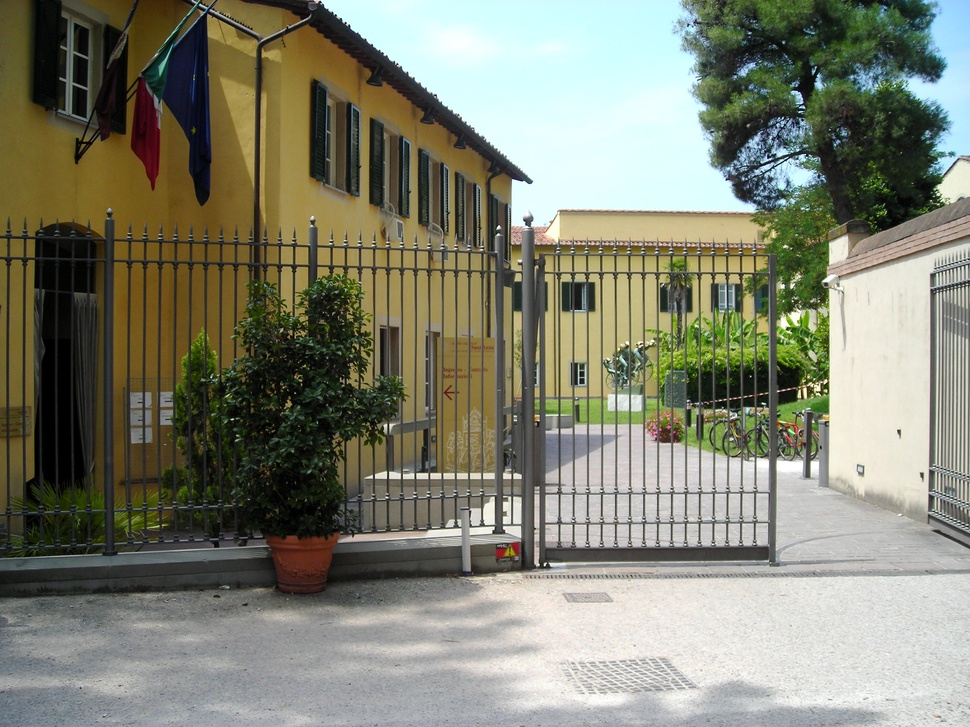
#> input picture LESSON_1/test.jpg, 970 x 727 px, shrunk from 2816 x 2112 before the run, found by its file name
$ jupyter execute image.ipynb   (shell and % lines are left out)
#> lines starting #> are read from the running program, lines starting #| are printed output that depends on the picture
#> further down, im is the input picture: shape (727, 970, 3); mean R, G, B 128.8, 130.1, 113.5
[cell 1]
import numpy as np
import matplotlib.pyplot as plt
from urllib.request import urlopen
from hurry.filesize import size

[cell 2]
def rgb2gray(rgb):
    r, g, b = rgb[:,:,0], rgb[:,:,1], rgb[:,:,2]
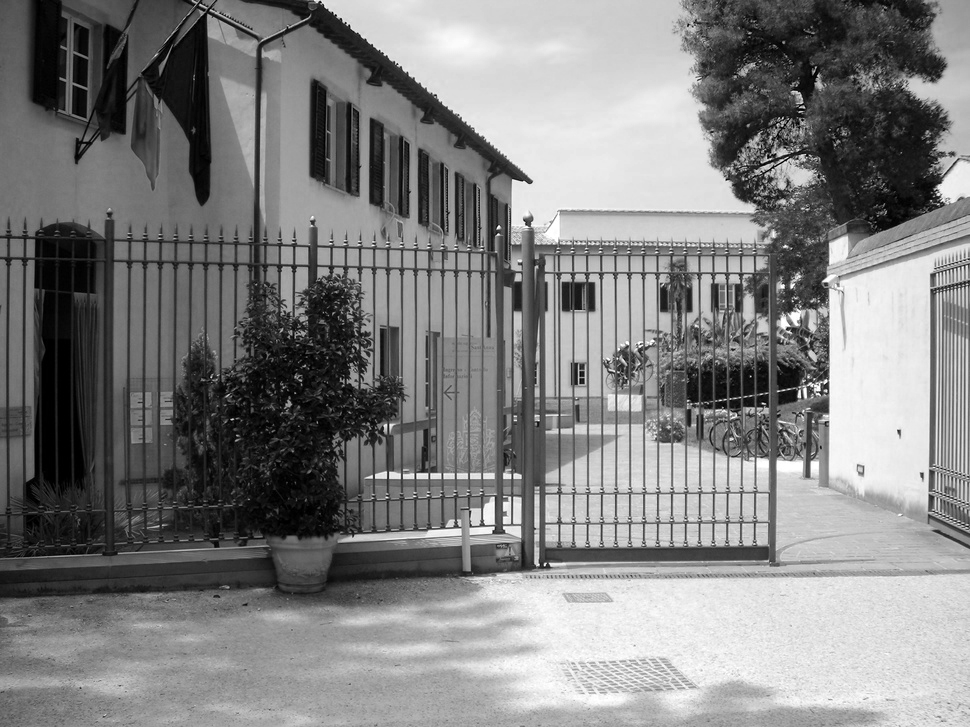
#> r: shape (727, 970); min 0, max 255, mean 128.8
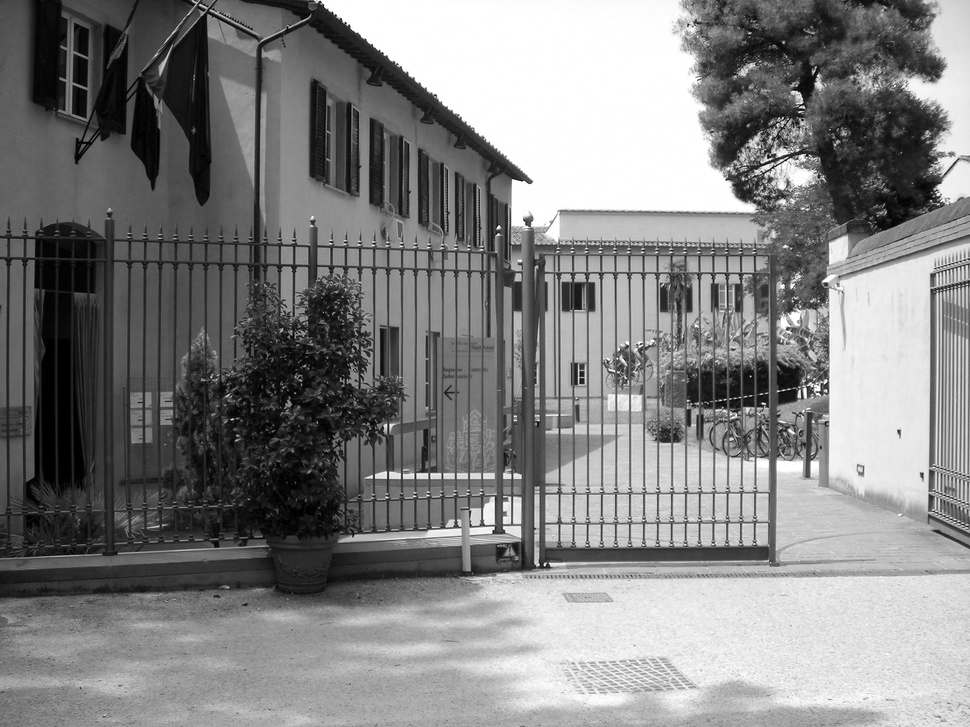
#> g: shape (727, 970); min 0, max 255, mean 130.1
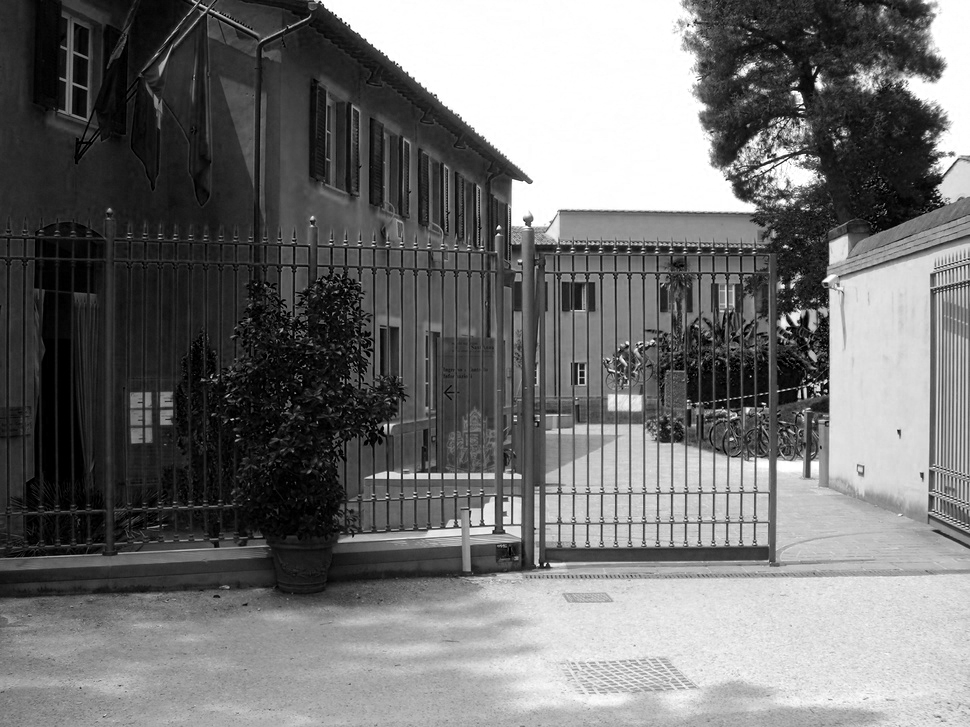
#> b: shape (727, 970); min 0, max 255, mean 113.5
    gray = 0.2989 * r + 0.5870 * g + 0.1140 * b
    return gray
f = urlopen("https://github.com/giovastabile/DataDrivenAllieviOrdinariExercises/blob/master/LESSON_1/test.jpg?raw=true")

[cell 3]
im = plt.imread(f,format="jpeg")
im = rgb2gray(im)
w,lamda,v = np.linalg.svd(im)
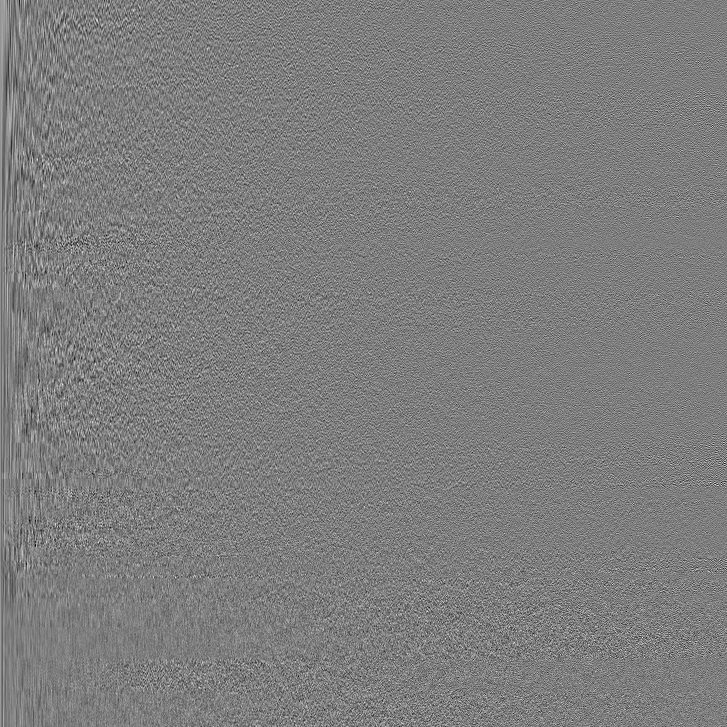
#> w: shape (727, 727) float64; min -0.219, max 0.225, mean 4.94e-05; drawn with min black and max white
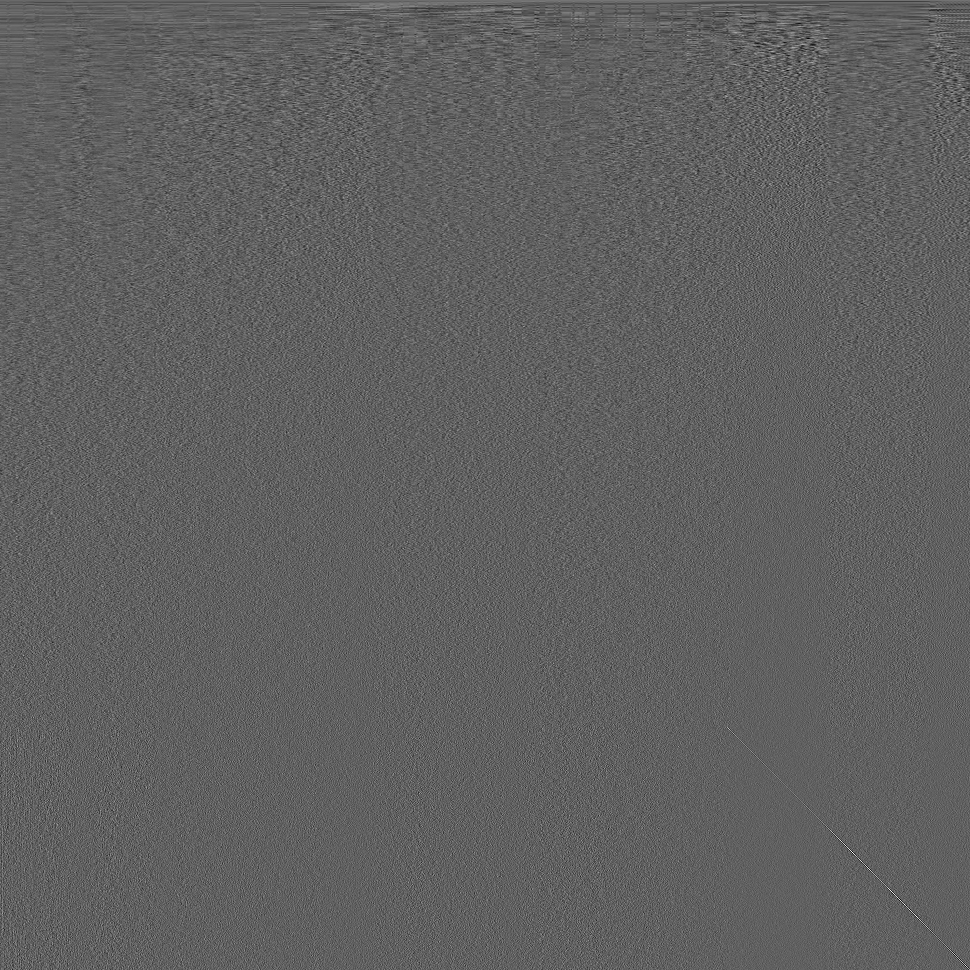
#> v: shape (970, 970) float64; min -0.217, max 0.356, mean 3.89e-05; drawn with min black and max white
#> lamda = 727 values, max 115955.3 at index 0, min 20.4 at index 726, mean 707.6
#w = np.linalg.eig(im.T@im)
print(size(im.nbytes))
#> (this line was passed over: hurry is not available in this run)

[cell 4]
N = 1
coeff = (w[:,0:N].T@im).real
imapprox = w[:,0:N].real@coeff
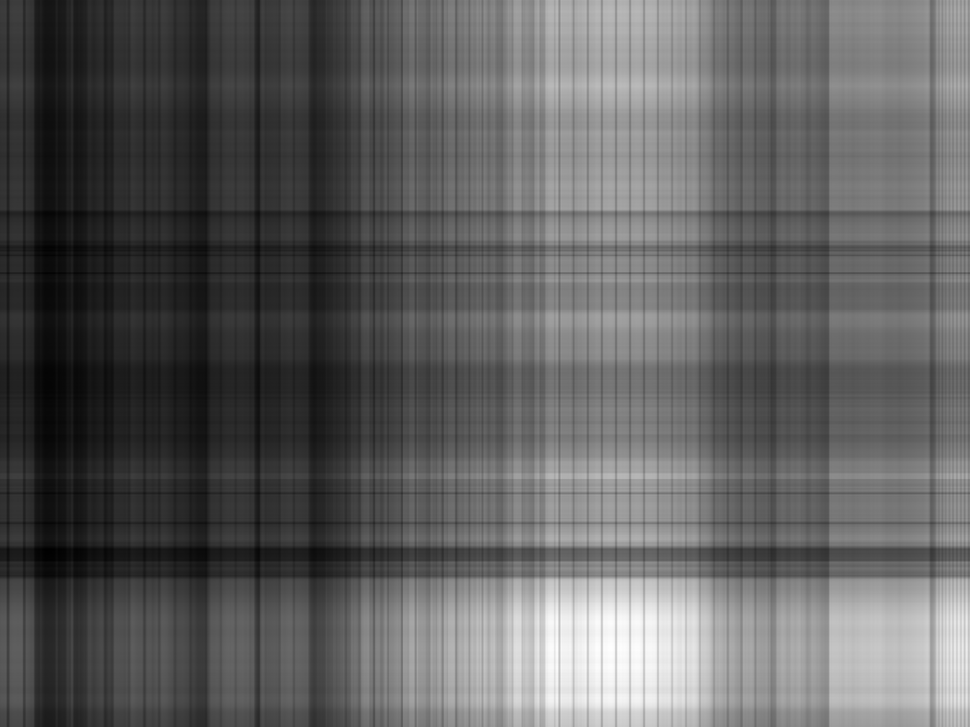
#> imapprox: shape (727, 970) float64; min 33.08, max 286.6, mean 128.4; drawn with min black and max white
plt.imshow(imapprox.real,cmap=plt.get_cmap('gray'))
print(size(w[:,0:N].nbytes+coeff.nbytes))
#> (this line was passed over: hurry is not available in this run)
